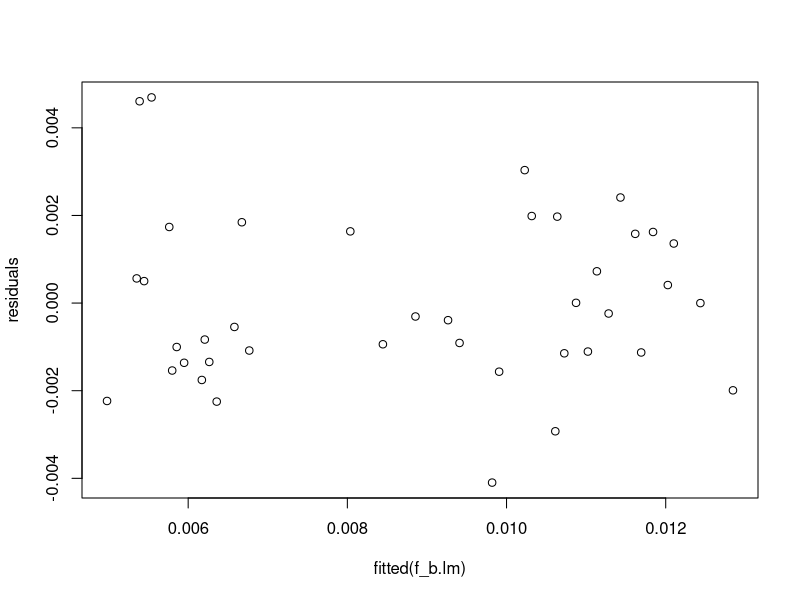
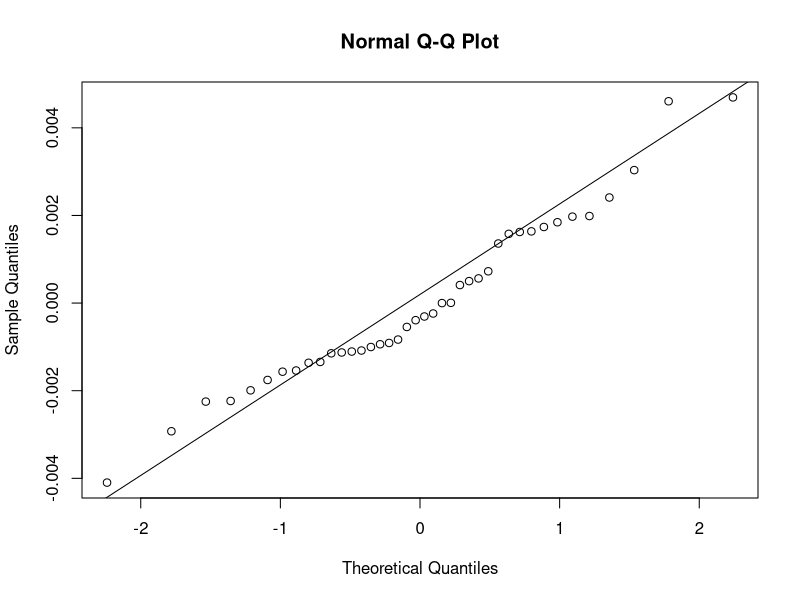
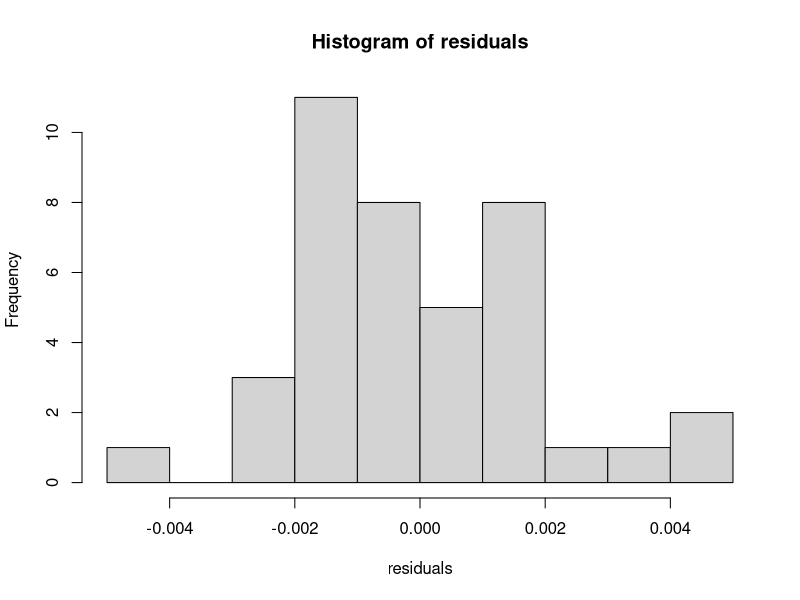
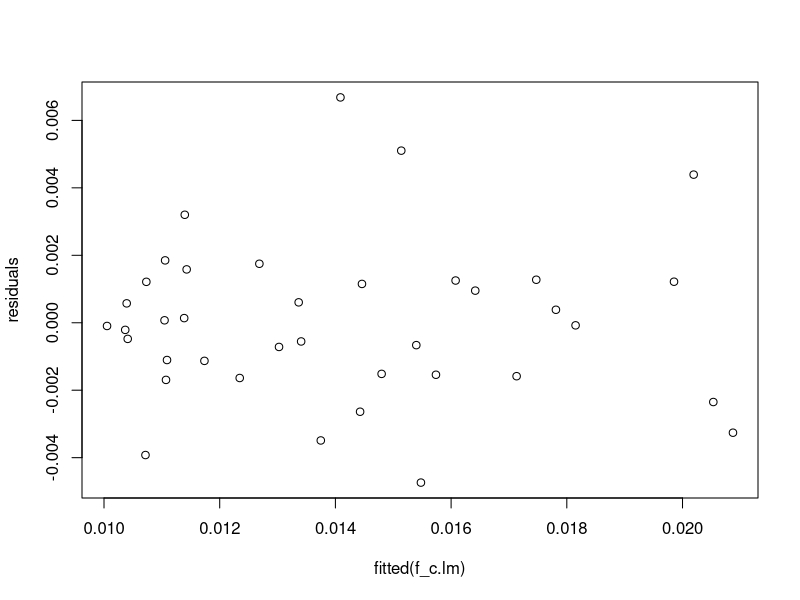
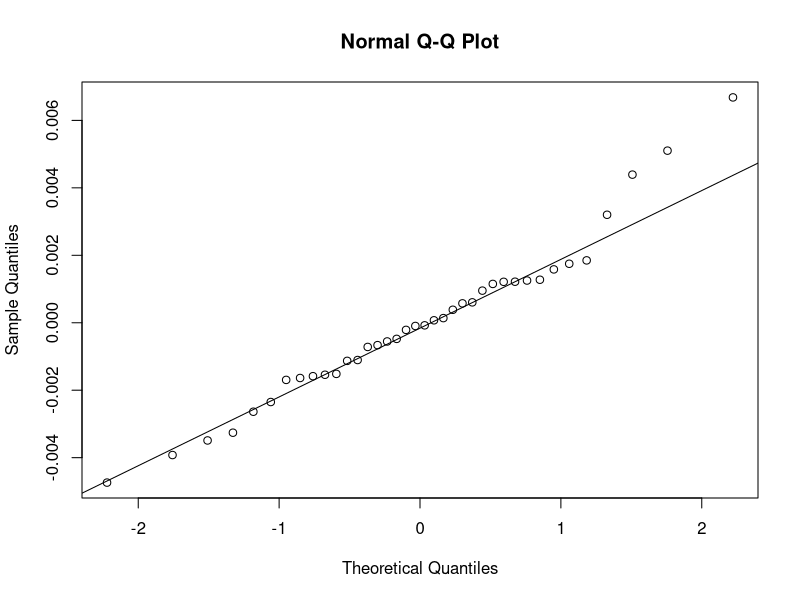
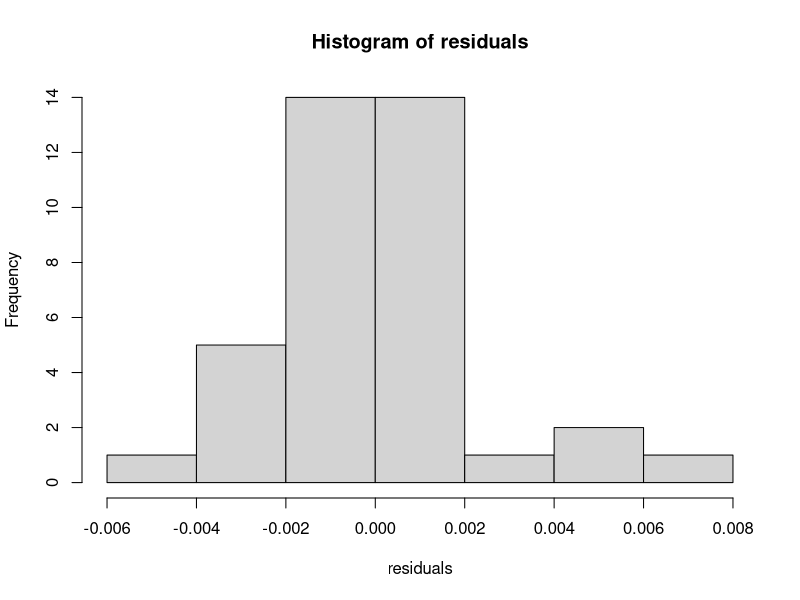
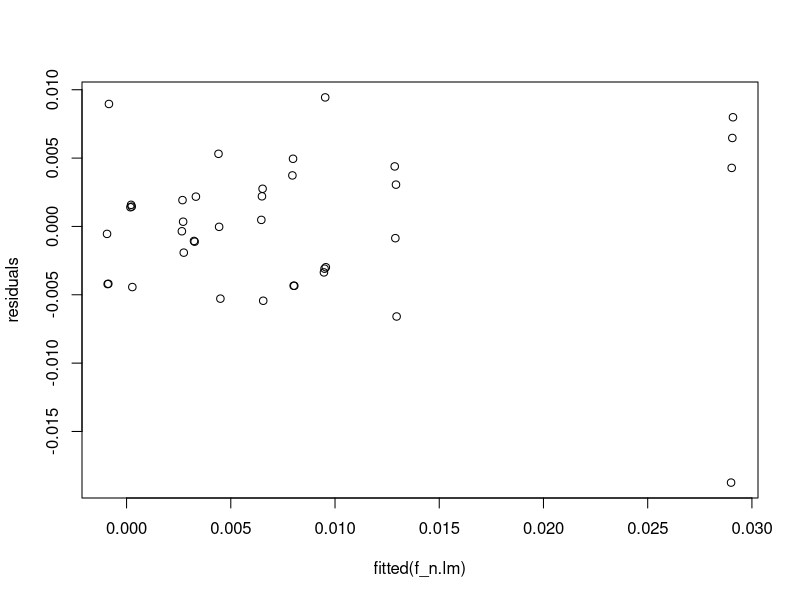
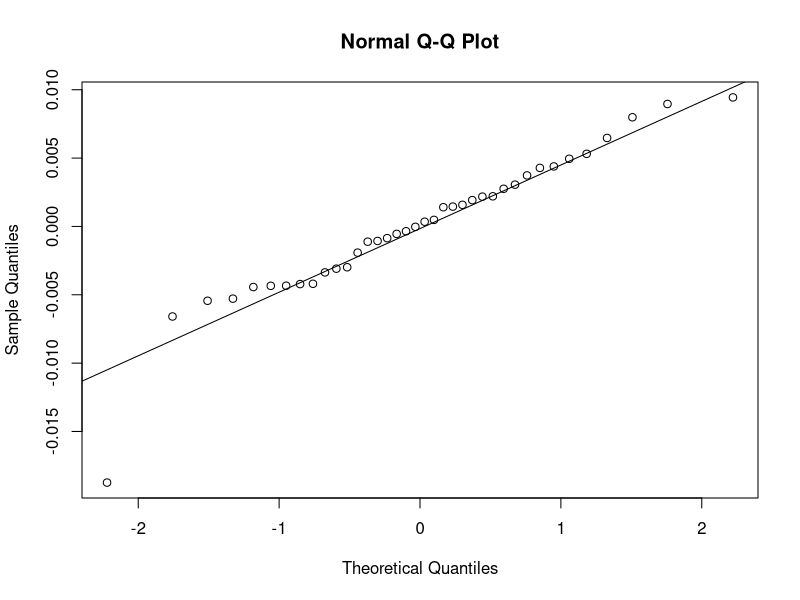

Source code (R) for these figures, in order:
# LIBRARIES
library(tidyverse)
library(car)


# READ IN THE DATA FOR ANALYSIS ----

# forage biomass
f_b.df <- read_csv("output/forage biomass k values.csv")
# forage carbon
f_c.df <- read_csv("output/forage carbon k values.csv")
# forage nitrogen
f_n.df <- read_csv("output/forage nitrogen k values.csv")
# tea biomass
t_b.df <- read_csv("output/tea biomass k values.csv")
# tea carbon
t_c.df <- read_csv("output/tea carbon k values.csv")
# tea nitrogen
t_n.df <- read_csv("output/tea nitrogen k values.csv")

# QUESTION: does biomass/nutrient loss differ by location and crop?

# first thing i need to do is make my statistical model to test assumptions
# Fixed effects: location; crop (for our purposes we treat block as a fixed effect)

# MODELS AND ANALYSIS OF RESIDUALS ----

# forage biomass model - RESIDUALS PASS VISUAL INSEPCTION
f_b.lm = lm(estimate ~ block + crop * location, data = f_b.df)

# residuals
residuals <- resid(f_b.lm)
plot(fitted(f_b.lm), residuals) 
qqnorm(residuals)
qqline(residuals)
hist(residuals)

# forage carbon model - RESIDUALS PASS VISUAL INSPECTION
f_c.lm = lm(estimate ~ block + crop * location, data = f_c.df)

# residuals
residuals <- resid(f_c.lm)
plot(fitted(f_c.lm), residuals) 
qqnorm(residuals)
qqline(residuals)
hist(residuals)

# forage nitrogen model 
f_n.lm = lm(estimate ~ block + crop * location, data = f_n.df)

# residuals - RESIDUALS PASS VISUAL INSPECTION
residuals <- resid(f_n.lm)
plot(fitted(f_n.lm), residuals) 
qqnorm(residuals)
qqline(residuals)
hist(residuals)

# tea biomass model 
t_b.lm = lm(estimate ~ block + crop * location, data = t_b.df)

# residuals - RESIDUALS PASS VISUAL INSPECTION
residuals <- resid(t_b.lm)
plot(fitted(t_b.lm), residuals) 
qqnorm(residuals)
qqline(residuals)
hist(residuals)

# tea carbon model 
t_c.lm = lm(estimate ~ block + crop * location, data = t_c.df)

# residuals - RESIDUALS PASS VISUAL INSPECTION
residuals <- resid(t_c.lm)
plot(fitted(t_c.lm), residuals) 
qqnorm(residuals)
qqline(residuals)
hist(residuals)

# tea nitrogen model 
t_n.lm = lm(estimate ~ block + crop * location, data = t_n.df)

# residuals - RESIDUALS PASS VISUAL INSPECTION
residuals <- resid(t_n.lm)
plot(fitted(t_n.lm), residuals) 
qqnorm(residuals)
qqline(residuals)
hist(residuals)

# RUN THE MODEL ----
# residuals look good, we may continue with the analysis

# forage biomass 
Anova(f_b.lm, type = "3", test.statistic = "F")
# fail to reject null hypothesis for the interaction, drop it from the model
f_b.lm = lm(estimate ~ block + crop + location, data = f_b.df)
# run the model without the interaction
Anova(f_b.lm, type = "3", test.statistic = "F")

# forage carbon
Anova(f_c.lm, type = "3", test.statistic = "F")
# fail to reject null hypothesis for the interaction, drop it from the model 
f_c.lm = lm(estimate ~ block + crop + location, data = f_c.df)
# rerun the model
Anova(f_c.lm, type = "3", test.statistic = "F")

# forage nitrogen
Anova(f_n.lm, type = "3", test.statistic = "F")
# fail to reject null hypothesis for the interaction, drop it from the model
f_n.lm = lm(estimate ~ block + crop + location, data = f_n.df)
# rerun the model
Anova(f_n.lm, type = "3", test.statistic = "F")

# tea biomass
Anova(t_b.lm, type = "3", test.statistic = "F")

# tea carbon
Anova(t_c.lm, type = "3", test.statistic = "F")
# fail to reject null hypothesis for the interaction, drop it from the model
t_c.lm = lm(estimate ~ block + crop + location, data = t_c.df)
# rerun the model
Anova(t_c.lm, type = "3", test.statistic = "F")

# tea nitrogen
Anova(t_n.lm, type = "3", test.statistic = "F")


# RESULTS SUMMARY, WHAT POST HOC TESTS DO WE NEED TO DO 
# forage biomass; reject null for crop, continue with post hoc tests
# forage carbon; reject null for crop and location, continue with post hoc tests
# forage nitrogen; reject null for crop, continue with post hoc tests
# tea biomass; reject null for interaction, continue with post hoc tests 
# tea carbon; reject null for crop, continue with post hoc tests
# tea nitrogenl; reject null for interaction, continue with post hoc tests. 











